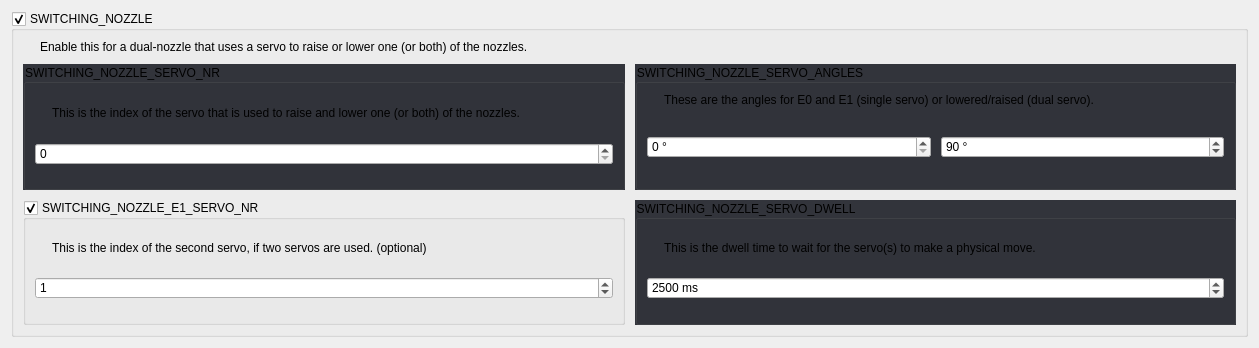
         <widget class="QWidget" name="scrollAreaWidgetContents_4">
          <property name="geometry">
           <rect>
            <x>0</x>
            <y>0</y>
            <width>1259</width>
            <height>348</height>
           </rect>
          </property>
          <property name="styleSheet">
           <string notr="true">#scrollAreaWidgetContents_4 {
	background: rgb(34, 35, 40);
}</string>
          </property>
          <layout class="QGridLayout" name="gridLayout_46">
           <property name="spacing">
            <number>10</number>
           </property>
           <item row="0" column="0">
            <widget class="QGroupBox" name="uSwitchingNozzleBox">
             <property name="title">
              <string>SWITCHING_NOZZLE</string>
             </property>
             <property name="checkable">
              <bool>true</bool>
             </property>
             <layout class="QGridLayout" name="gridLayout_21">
              <property name="spacing">
               <number>10</number>
              </property>
              <item row="1" column="0" colspan="2">
               <widget class="QWidget" name="widget_6" native="true">
                <layout class="QGridLayout" name="gridLayout_26">
                 <property name="leftMargin">
                  <number>0</number>
                 </property>
                 <property name="topMargin">
                  <number>0</number>
                 </property>
                 <property name="rightMargin">
                  <number>0</number>
                 </property>
                 <property name="bottomMargin">
                  <number>0</number>
                 </property>
                 <property name="spacing">
                  <number>10</number>
                 </property>
                 <item row="0" column="1">
                  <widget class="QGroupBox" name="groupBox_14">
                   <property name="focusPolicy">
                    <enum>Qt::StrongFocus</enum>
                   </property>
                   <property name="styleSheet">
                    <string notr="true">QGroupBox:!disabled {
	background: rgb(50, 52, 59);
}</string>
                   </property>
                   <property name="title">
                    <string>SWITCHING_NOZZLE_SERVO_ANGLES</string>
                   </property>
                   <layout class="QGridLayout" name="gridLayout_25">
                    <property name="spacing">
                     <number>10</number>
                    </property>
                    <item row="0" column="0">
                     <widget class="QLabel" name="label_30">
                      <property name="sizePolicy">
                       <sizepolicy hsizetype="Fixed" vsizetype="Fixed">
                        <horstretch>0</horstretch>
                        <verstretch>0</verstretch>
                       </sizepolicy>
                      </property>
                      <property name="text">
                       <string/>
                      </property>
                      <property name="pixmap">
                       <pixmap resource="../resources/resources.qrc">:/info_FILL0_wght100_GRAD0_opsz20.svg</pixmap>
                      </property>
                     </widget>
                    </item>
                    <item row="0" column="1">
                     <widget class="QLabel" name="label_31">
                      <property name="text">
                       <string>These are the angles for E0 and E1 (single servo) or lowered/raised (dual servo).</string>
                      </property>
                     </widget>
                    </item>
                    <item row="1" column="0" colspan="2">
                     <widget class="QWidget" name="widget_7" native="true">
                      <layout class="QGridLayout" name="gridLayout_27" columnstretch="1,1">
                       <property name="leftMargin">
                        <number>0</number>
                       </property>
                       <property name="topMargin">
                        <number>0</number>
                       </property>
                       <property name="rightMargin">
                        <number>0</number>
                       </property>
                       <property name="bottomMargin">
                        <number>0</number>
                       </property>
                       <property name="spacing">
                        <number>10</number>
                       </property>
                       <item row="0" column="0">
                        <widget class="QSpinBox" name="uSwitchingNozzleServoAnglesE0SpinBox">
                         <property name="suffix">
                          <string> °</string>
                         </property>
                         <property name="maximum">
                          <number>360</number>
                         </property>
                         <property name="stepType">
                          <enum>QAbstractSpinBox::AdaptiveDecimalStepType</enum>
                         </property>
                        </widget>
                       </item>
                       <item row="0" column="1">
                        <widget class="QSpinBox" name="uSwitchingNozzleServoAnglesE1SpinBox">
                         <property name="suffix">
                          <string> °</string>
                         </property>
                         <property name="maximum">
                          <number>360</number>
                         </property>
                         <property name="stepType">
                          <enum>QAbstractSpinBox::AdaptiveDecimalStepType</enum>
                         </property>
                         <property name="value">
                          <number>90</number>
                         </property>
                        </widget>
                       </item>
                      </layout>
                     </widget>
                    </item>
                   </layout>
                  </widget>
                 </item>
                 <item row="0" column="0">
                  <widget class="QGroupBox" name="groupBox_12">
                   <property name="focusPolicy">
                    <enum>Qt::StrongFocus</enum>
                   </property>
                   <property name="styleSheet">
                    <string notr="true">QGroupBox:!disabled {
	background: rgb(50, 52, 59);
}</string>
                   </property>
                   <property name="title">
                    <string>SWITCHING_NOZZLE_SERVO_NR</string>
                   </property>
                   <layout class="QGridLayout" name="gridLayout_22">
                    <property name="spacing">
                     <number>10</number>
                    </property>
                    <item row="0" column="0">
                     <widget class="QLabel" name="label_24">
                      <property name="sizePolicy">
                       <sizepolicy hsizetype="Fixed" vsizetype="Fixed">
                        <horstretch>0</horstretch>
                        <verstretch>0</verstretch>
                       </sizepolicy>
                      </property>
                      <property name="text">
                       <string/>
                      </property>
                      <property name="pixmap">
                       <pixmap resource="../resources/resources.qrc">:/info_FILL0_wght100_GRAD0_opsz20.svg</pixmap>
                      </property>
                     </widget>
                    </item>
                    <item row="0" column="1">
                     <widget class="QLabel" name="label_25">
                      <property name="text">
                       <string>This is the index of the servo that is used to raise and lower one (or both) of the nozzles.</string>
                      </property>
                     </widget>
                    </item>
                    <item row="1" column="0" colspan="2">
                     <widget class="QSpinBox" name="uSwitchingNozzleServoNrSpinBox">
                      <property name="maximum">
                       <number>10</number>
                      </property>
                     </widget>
                    </item>
                   </layout>
                  </widget>
                 </item>
                 <item row="1" column="0">
                  <widget class="QGroupBox" name="uSwitchingNozzleE1ServoNrBox">
                   <property name="title">
                    <string>SWITCHING_NOZZLE_E1_SERVO_NR</string>
                   </property>
                   <property name="checkable">
                    <bool>true</bool>
                   </property>
                   <property name="checked">
                    <bool>true</bool>
                   </property>
                   <layout class="QGridLayout" name="gridLayout_23">
                    <property name="spacing">
                     <number>10</number>
                    </property>
                    <item row="0" column="0">
                     <widget class="QLabel" name="label_26">
                      <property name="sizePolicy">
                       <sizepolicy hsizetype="Fixed" vsizetype="Fixed">
                        <horstretch>0</horstretch>
                        <verstretch>0</verstretch>
                       </sizepolicy>
                      </property>
                      <property name="text">
                       <string/>
                      </property>
                      <property name="pixmap">
                       <pixmap resource="../resources/resources.qrc">:/info_FILL0_wght100_GRAD0_opsz20.svg</pixmap>
                      </property>
                     </widget>
                    </item>
                    <item row="0" column="1">
                     <widget class="QLabel" name="label_27">
                      <property name="text">
                       <string>This is the index of the second servo, if two servos are used. (optional)</string>
                      </property>
                     </widget>
                    </item>
                    <item row="1" column="0" colspan="2">
                     <widget class="QSpinBox" name="uSwitchingNozzleE1ServoNrSpinBox">
                      <property name="maximum">
                       <number>10</number>
                      </property>
                      <property name="value">
                       <number>1</number>
                      </property>
                     </widget>
                    </item>
                   </layout>
                  </widget>
                 </item>
                 <item row="1" column="1">
                  <widget class="QGroupBox" name="groupBox_15">
                   <property name="focusPolicy">
                    <enum>Qt::StrongFocus</enum>
                   </property>
                   <property name="styleSheet">
                    <string notr="true">QGroupBox:!disabled {
	background: rgb(50, 52, 59);
}</string>
                   </property>
                   <property name="title">
                    <string>SWITCHING_NOZZLE_SERVO_DWELL</string>
                   </property>
                   <layout class="QGridLayout" name="gridLayout_24">
                    <property name="spacing">
                     <number>10</number>
                    </property>
                    <item row="0" column="0">
                     <widget class="QLabel" name="label_28">
                      <property name="sizePolicy">
                       <sizepolicy hsizetype="Fixed" vsizetype="Fixed">
                        <horstretch>0</horstretch>
                        <verstretch>0</verstretch>
                       </sizepolicy>
                      </property>
                      <property name="text">
                       <string/>
                      </property>
                      <property name="pixmap">
                       <pixmap resource="../resources/resources.qrc">:/info_FILL0_wght100_GRAD0_opsz20.svg</pixmap>
                      </property>
                     </widget>
                    </item>
                    <item row="0" column="1">
                     <widget class="QLabel" name="label_29">
                      <property name="text">
                       <string>This is the dwell time to wait for the servo(s) to make a physical move.</string>
                      </property>
                     </widget>
                    </item>
                    <item row="1" column="0" colspan="2">
                     <widget class="QSpinBox" name="uSwitchingNozzleServoDwellSpinBox">
                      <property name="suffix">
                       <string> ms</string>
                      </property>
                      <property name="maximum">
                       <number>10000</number>
                      </property>
                      <property name="stepType">
                       <enum>QAbstractSpinBox::AdaptiveDecimalStepType</enum>
                      </property>
                      <property name="value">
                       <number>2500</number>
                      </property>
                     </widget>
                    </item>
                   </layout>
                  </widget>
                 </item>
                </layout>
               </widget>
              </item>
              <item row="0" column="0">
               <widget class="QLabel" name="label_22">
                <property name="sizePolicy">
                 <sizepolicy hsizetype="Fixed" vsizetype="Fixed">
                  <horstretch>0</horstretch>
                  <verstretch>0</verstretch>
                 </sizepolicy>
                </property>
                <property name="text">
                 <string/>
                </property>
                <property name="pixmap">
                 <pixmap resource="../resources/resources.qrc">:/info_FILL0_wght100_GRAD0_opsz20.svg</pixmap>
                </property>
               </widget>
              </item>
              <item row="0" column="1">
               <widget class="QLabel" name="label_23">
                <property name="text">
                 <string>Enable this for a dual-nozzle that uses a servo to raise or lower one (or both) of the nozzles.</string>
                </property>
               </widget>
              </item>
             </layout>
            </widget>
           </item>
          </layout>
         </widget>
